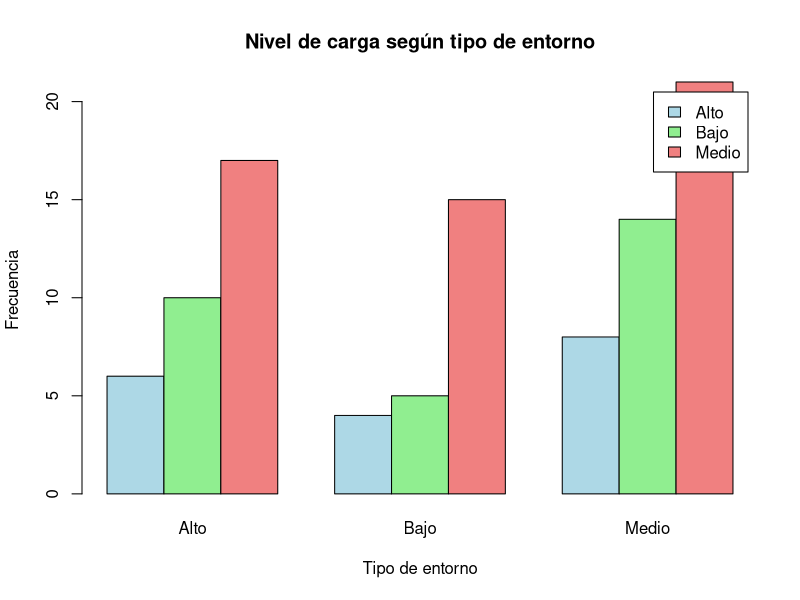
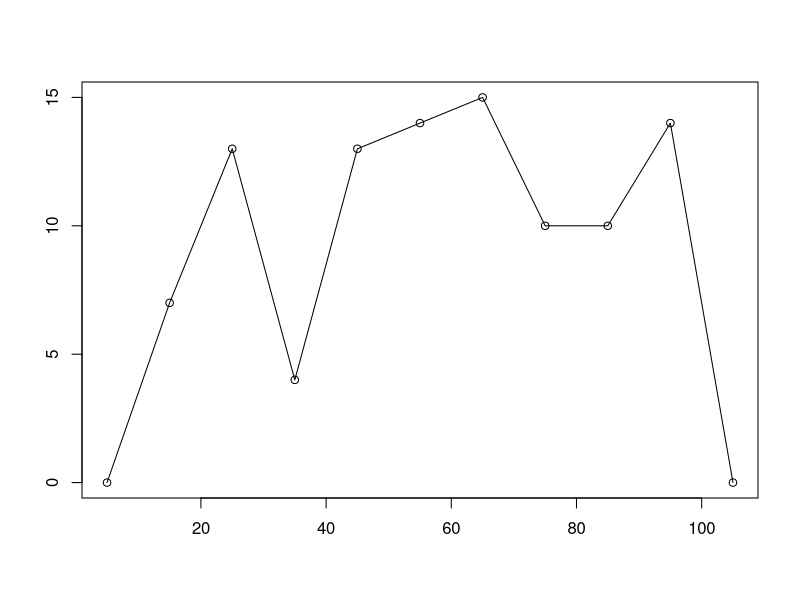
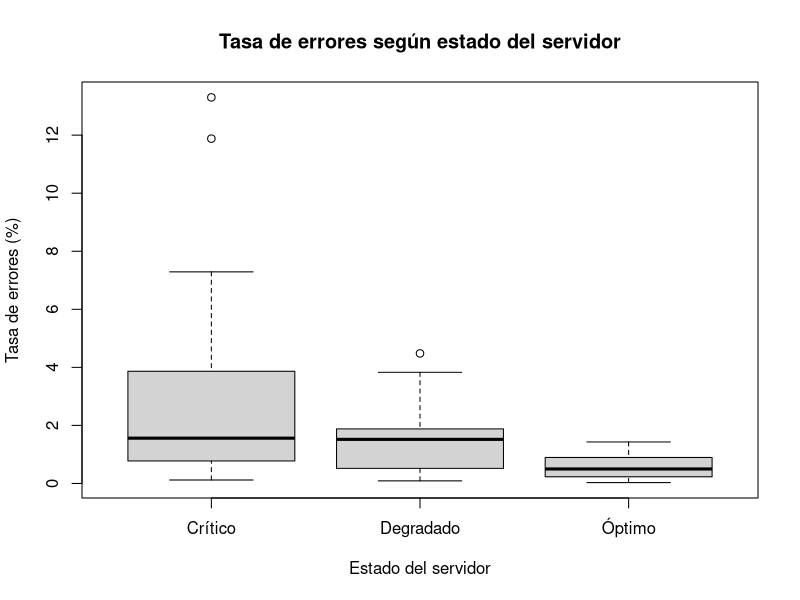

Write the R code that produced these figures, in order.
## ---- chunk 1
knitr::opts_chunk$set(echo = TRUE)
## ---- chunk 2
library(readxl)

datos <- read_excel("BaseDatosServidores.xlsx")

head(datos)

str(datos)
## ---- chunk 3
# Frecuencias absolutas
frecuencias <- table(datos$EstadoServidor)

# Porcentajes
porcentajes <- prop.table(frecuencias) * 100

# Construcción de la tabla
tabla_estado <- data.frame(
  Variable = names(frecuencias),
  Frecuencia = as.vector(frecuencias),
  Porcentaje = round(as.vector(porcentajes), 2)
)

# Agregar total
tabla_estado <- rbind(
  tabla_estado,
  data.frame(
    Variable = "Total",
    Frecuencia = sum(tabla_estado$Frecuencia),
    Porcentaje = sum(tabla_estado$Porcentaje)
  )
)

tabla_estado
## ---- chunk 4
# Tabla de contingencia
tabla_carga <- table(datos$TipoEntorno, datos$NivelCarga)

tabla_carga

## ---- chunk 5
# Gráfico
barplot(
  tabla_carga,
  beside = TRUE,
  main = "Nivel de carga según tipo de entorno",
  xlab = "Tipo de entorno",
  ylab = "Frecuencia",
  col = c("lightblue", "lightgreen", "lightcoral"),
  legend.text = colnames(tabla_carga)
)
## ---- chunk 6
# Determinar límites de clases con amplitud 10
limite_inferior <- floor(min(datos$UsoCPU, na.rm = TRUE) / 10) * 10
limite_superior <- ceiling(max(datos$UsoCPU, na.rm = TRUE) / 10) * 10

# Crear intervalos
intervalos <- seq(limite_inferior, limite_superior, by = 10)

# Clasificar los datos
clases_cpu <- cut(
  datos$UsoCPU,
  breaks = intervalos,
  right = FALSE,
  include.lowest = TRUE
)

# Frecuencias absolutas
frecuencias_cpu <- table(clases_cpu)

frecuencias_cpu
## ---- chunk 7
# Marcas de clase
marcas <- head(intervalos, -1) + 5

# Cerrar el polígono
marcas_poligono <- c(marcas[1] - 10, marcas, marcas[length(marcas)] + 10)
frecuencias_poligono <- c(0, as.vector(frecuencias_cpu), 0)

# Crea Polígono de frecuencias
plot(
  marcas_poligono,
  frecuencias_poligono,
  type = "o",
  xlab = "",
  ylab = ""
)
## ---- chunk 8
# Filtrar servidores WebAPI
webapi <- subset(datos, TipoEntorno == "WebAPI")

# Calcular mediana
mediana_latencia <- median(webapi$Latencia, na.rm = TRUE)

# Calcular desviación estándar
desviacion_latencia <- sd(webapi$Latencia, na.rm = TRUE)

# Mostrar resultados
mediana_latencia
desviacion_latencia
## ---- chunk 9
# Primer cuartil
Q1 <- quantile(datos$UsoRAM, probs = 0.25, na.rm = TRUE)

# Séptimo decil
D7 <- quantile(datos$UsoRAM, probs = 0.70, na.rm = TRUE)

# Mostrar resultados
Q1
D7

## ---- chunk 10
boxplot(
  TasaErrores ~ EstadoServidor,
  data = datos,
  main = "Tasa de errores según estado del servidor",
  xlab = "Estado del servidor",
  ylab = "Tasa de errores (%)"
)
## ---- chunk 11
# Datos de AWS
aws <- subset(datos, ProveedorCloud == "AWS")

# Datos de Azure
azure <- subset(datos, ProveedorCloud == "Azure")

# Estadísticos AWS
media_aws <- mean(aws$ContenedoresActivos, na.rm = TRUE)
sd_aws <- sd(aws$ContenedoresActivos, na.rm = TRUE)
cv_aws <- (sd_aws / media_aws) * 100

# Estadísticos Azure
media_azure <- mean(azure$ContenedoresActivos, na.rm = TRUE)
sd_azure <- sd(azure$ContenedoresActivos, na.rm = TRUE)
cv_azure <- (sd_azure / media_azure) * 100

# Tabla de resultados
tabla_cv <- data.frame(
  Proveedor = c("AWS", "Azure"),
  Media = c(media_aws, media_azure),
  DesviacionEstandar = c(sd_aws, sd_azure),
  CoeficienteVariacion = c(cv_aws, cv_azure)
)

tabla_cv
## ---- chunk 12
if (cv_aws > cv_azure) {
  cat("AWS presenta mayor variabilidad relativa.\n")
} else {
  cat("Azure presenta mayor variabilidad relativa.\n")
}
